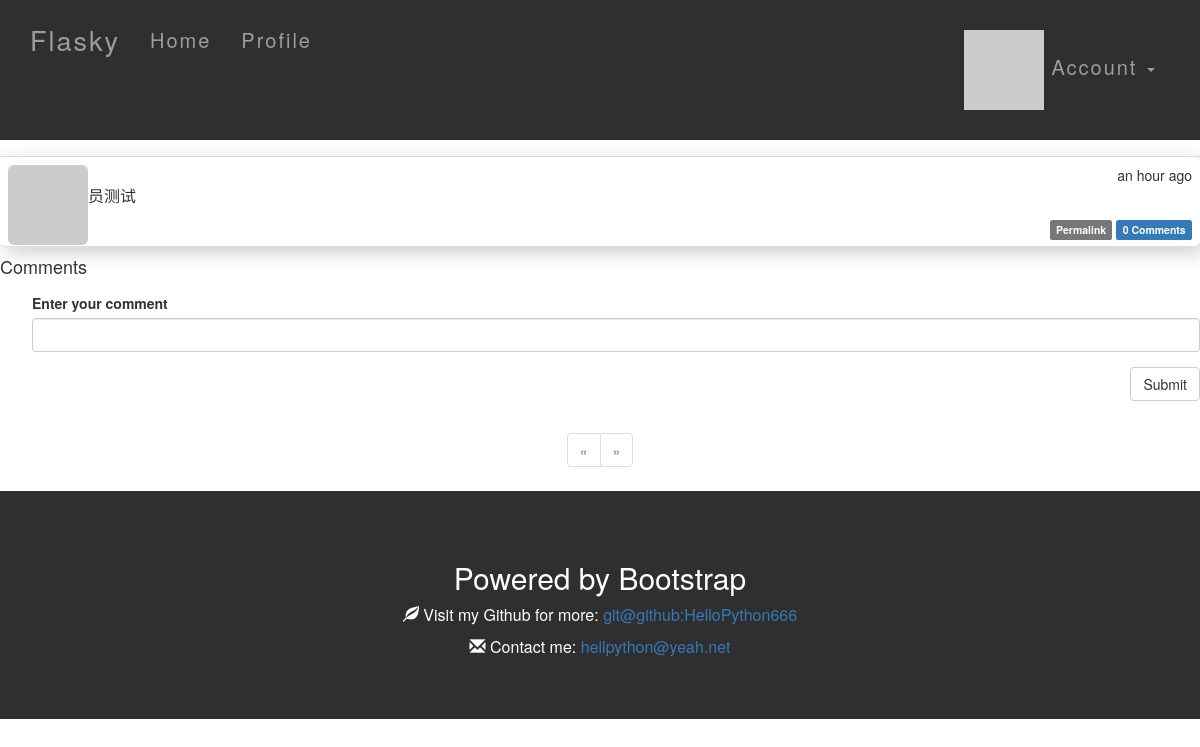
The app's page /post/4 (signed in) with its own data.
### app/models.py (models this page shows, shortened)
class Post(db.Model):
    __tablename__ = 'posts'
    id = db.Column(db.Integer, primary_key=True)
    body = db.Column(db.Text)
    timestamp = db.Column(db.DateTime, index=True, default=datetime.utcnow)
    author_id = db.Column(db.Integer, db.ForeignKey('users.id'))
    body_html = db.Column(db.Text)
    comments = db.relationship('Comment', backref='post', lazy='dynamic')

### app/main/views.py (the view, shortened to what this page needs)
@main.route('/post/<int:id>', methods=['GET', 'POST'])
def post(id):
    post = Post.query.get_or_404(id)
    form = CommentForm()
    page = request.args.get('page', 1, type=int)
    if page == -1:
        page = (post.comments.count() - 1) // 7 + 1
    pagination = post.comments.order_by(Comment.timestamp.asc()).paginate(
        page, per_page=7, error_out=False)
    comments = pagination.items
    return render_template('post.html', posts=[post], form=form,
                           comments=comments, pagination=pagination)

### app/main/forms.py
class CommentForm(Form):
    body = StringField('Enter your comment', validators=[DataRequired()])
    submit = SubmitField('Submit')

### app/auth/views.py (called while the page is built)
@auth.before_app_request
def before_request():
    if current_user.is_authenticated:
        current_user.ping()
        if not current_user.confirmed \
                and request.endpoint[:5] != 'auth.' \
                and request.endpoint != 'static':
            return redirect(url_for('auth.unconfirmed'))

### app/main/__init__.py (called while the page is built)
@main.app_context_processor  # 把permission类加入模板
def inject_permissions():
    return dict(Permission=Permission)

### app/models.py (called while the page is built)
@login_manager.user_loader  # 回调函数，用来加载用户，不然就会提示User没有登陆激活了（'User' object has no attribute 'is_active'）
def load_user(user_id):
    return User.query.get(int(user_id))

    def can(self, permissions):
        return self.role is not None and \
               (self.role.permissions & permissions) == permissions

    def is_administrator(self):
        return self.can(Permission.ADMINISTER)

    def ping(self):
        self.last_seen = datetime.utcnow()
        db.session.add(self)

    def gravatar(self, size=100, default='identicon', rating='g'):
        if request.is_secure:
            url = 'https://secure.gravatar.com/avatar'
        else:
            url = 'http://cn.gravatar.com/avatar'
        hash = self.avatar_hash or hashlib.md5(self.email.encode('utf-8')).hexdigest()
        return '{url}/{hash}?s={size}&d={default}&r={rating}'.format(
            url=url, hash=hash, size=size, default=default, rating=rating)

### app/templates/post.html (shortened to what this page needs)
{% extends "base.html" %}
{% import "_macros.html" as macros %}
{% import "bootstrap/wtf.html" as wtf %}
{% block page_content %}
{% include '_posts.html' %}
<h4 id="comments">Comments</h4>
{% if current_user.can(Permission.COMMENT) %}
<div class="comment-form">
    {{ wtf.quick_form(form) }}
</div>
{% endif %}
{% if pagination %}
<div class="pagination">
    {{ macros.pagination_widget(pagination, '.post', fragment='#comments', id=posts[0].id) }}
</div>
{% endif %}
{% endblock %}

### app/templates/_posts.html (shortened to what this page needs)
<ul class="posts">
    {% for post in posts %}
    <li class="post shadow frame">
        <div class="post-thumbnail">
            <a href="{{ url_for('.user', username=post.author.username) }}">
                <img class="img-rounded profile-thumbnail" src="{{ post.author.gravatar(size=40) }}">
            </a>
        </div>
        <div class="post-content">
            <div class="post-date">{{ moment(post.timestamp).fromNow() }}</div>
            <div class="post-author"><a href="{{ url_for('.user', username=post.author.username) }}">{{ post.author.username }}</a></div>
            <div class="post-body">
                {% if post.body_html %}
                    {{ post.body_html | safe }}
                {% else %}
                    {{ post.body }}
                {% endif %}
            </div>
            <div class="post-footer">
                <a href="{{ url_for('.post', id=post.id) }}">
                    <span class="label label-default">Permalink</span>
                </a>
                 <a href="{{ url_for('.post', id=post.id) }}#comments">
                    <span class="label label-primary">{{ post.comments.count() }} Comments</span>
                </a>
            </div>
        </div>
    </li>
    {% endfor %}
</ul>

### app/static/styles.css (style rules this page uses)
.btn { float: right; }
form { padding-bottom: 30px; }
.shadow { box-shadow: 5px 5px 20px #CCC; }
.frame { border-radius: 6px; }
.profile-thumbnail { position: absolute; }
ul.posts { list-style-type: none; padding: 0px; margin: 16px 0px 0px 0px; border-top: 1px solid #e0e0e0; }
ul.posts li.post { padding: 8px; border-bottom: 1px solid #e0e0e0; }
div.post-date { float: right; }
div.post-author { font-weight: bold; }
div.post-thumbnail { position: absolute; }
div.post-content { margin-left: 48px; min-height: 48px; }
div.post-footer { text-align: right; }
div.comment-form { margin: 16px 0px 16px 32px; }
div.pagination { width: 100%; text-align: center; padding: 0px; margin: 0px; }

### app/static/typography.css (style rules this page uses)
h1,h2,h3,h4,h5 { font-weight: bold; }
p { font-size: 16px; }
.post-body h1,h2,h3,h4,h5 { font-weight: normal; }
div.post-footer { text-align: right; }

### app/static/color.css (style rules this page uses)
.frame { background-color: #FFF; }

### records on screen
Post: timestamp "an hour ago", body_html "管理员测试", comments.count "0"
